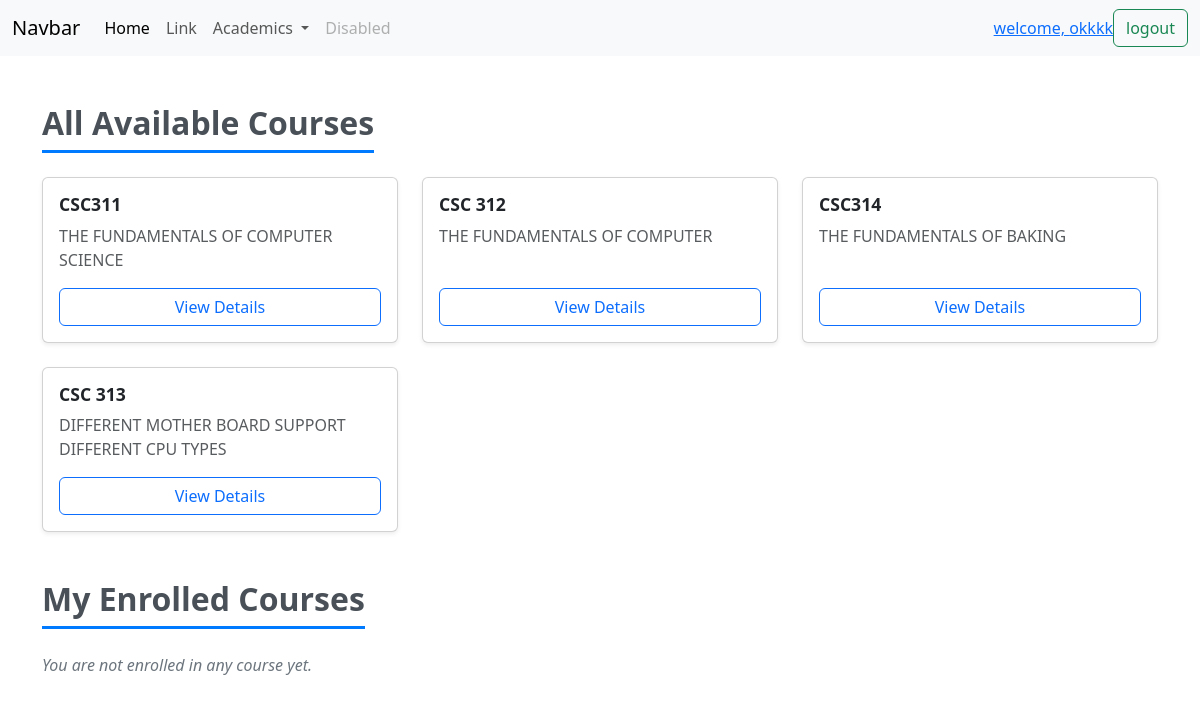
/courses (signed in), run on the app's committed database.
### Course/models.py (models this page shows, shortened)
class Course(models.Model):
    title = models.CharField(max_length=200)
    description = models.TextField(unique=True)
    student = models.ManyToManyField(Student,related_name='courses')

### Course/views.py (the view)
# urls.py: path('courses',views.courses,name='courses'),
@login_required
def courses(request):
    p = Course.objects.all()
    student = get_object_or_404(Student, user=request.user)
    context = {
        'p': p,
        'student': student,
    }
    return render(request, 'courses.html', context)

### Course/templates/courses.html (shortened to what this page needs)
<!DOCTYPE html>
<html lang="en">
<head>
    <link href="https://cdn.jsdelivr.net/npm/bootstrap@5.3.3/dist/css/bootstrap.min.css" rel="stylesheet">
</head>
<body>
{% extends 'base.html' %}
{% block content %}
<div class="container my-5">
    <div class="mb-5">
        <h2 class="section-title mb-4">All Available Courses</h2>
        {% if p %}
            <div class="row row-cols-1 row-cols-md-2 row-cols-lg-3 g-4">
                {% for c in p %}
                    <div class="col">
                        <div class="card h-100 course-card shadow-sm">
                            <div class="card-body d-flex flex-column">
                                <h5 class="card-title">{{ c.title }}</h5>
                                <p class="card-text text-muted flex-grow-1">
                                    {{ c.description|truncatewords:20 }}
                                </p>
                                <a href="{% url 'course_description' course_id=c.id %}"
                                   class="btn btn-outline-primary mt-auto">
                                    View Details
                                </a>
                            </div>
                        </div>
                    </div>
                {% endfor %}
            </div>
        {% else %}
            <p class="empty-state">No courses are currently available.</p>
        {% endif %}
    </div>
    <div class="mt-5">
        <h2 class="section-title mb-4">My Enrolled Courses</h2>
        {% if student.courses.exists %}
            <div class="row row-cols-1 row-cols-md-2 row-cols-lg-3 g-4">
                {% for c in student.courses.all %}
                    <div class="col">
                        <div class="card h-100 course-card border-success shadow">
                            <div class="card-body d-flex flex-column">
                                <h5 class="card-title text-success">
                                    {{ c.title }}
                                </h5>
                                <p class="card-text text-muted flex-grow-1">
                                    {{ c.description|truncatewords:15 }}
                                </p>
                                <div class="mt-auto">
                                    <span class="badge bg-success mb-2">Enrolled</span>
                                    <br>
                                    <a href="{% url 'course_description' course_id=c.id %}"
                                       class="btn btn-success btn-sm">
                                        Go to Course
                                    </a>
                                </div>
                            </div>
                        </div>
                    </div>
                {% endfor %}
            </div>
        {% else %}
            <p class="empty-state">You are not enrolled in any course yet.</p>
        {% endif %}
    </div>
</div>
{% endblock %}

### Course/templates/base.html (shortened to what this page needs)
<!DOCTYPE html>
<html lang="en">
<head>
    <link href="https://cdn.jsdelivr.net/npm/bootstrap@5.3.8/dist/css/bootstrap.min.css" rel="stylesheet">
</head>
<body>
    <nav class="navbar navbar-expand-lg bg-body-tertiary">
    <div class="container-fluid">
        <a class="navbar-brand" href="#">Navbar</a>
        <div class="collapse navbar-collapse" id="navbarSupportedContent">
        <ul class="navbar-nav me-auto mb-2 mb-lg-0">
            <li class="nav-item">
            <a class="nav-link active" aria-current="page" href="{% url 'home' %}">Home</a>
            </li>
            <li class="nav-item">
            <a class="nav-link" href="#">Link</a>
            </li>
            <li class="nav-item dropdown">
            <a class="nav-link dropdown-toggle" href="#" role="button" data-bs-toggle="dropdown" aria-expanded="false">
                Academics
            </a>
            </li>
            <li class="nav-item">
            <a class="nav-link disabled" aria-disabled="true">Disabled</a>
            </li>
        </ul>
         {% if user.is_authenticated %}
         <div>
           <a class="nav-item" href="#">welcome, {{user.username}}</a></div>
        <form class="d-flex" role="search">
            <a href="{% url 'logout' %}" class="btn btn-outline-success">  logout</a>
        </form>
          {% else %}
         <form class="d-flex" role="search">
            <a href="{% url 'login' %}" class="btn btn-outline-success" >  login</a>
        </form>
            {% endif %}
        </div>
    </div>
    </nav>
    {% block content %}
    {% endblock %}
</body>
</html>

### Course/templates/courses.html (style rules this page uses)
.course-card { transition: transform 0.2s, box-shadow 0.2s; border: none; border-radius: 12px; overflow: hidden; }
.card-title { font-size: 1.1rem; font-weight: 600; color: #2c3e50; }
.section-title { font-weight: 700; color: #495057; border-bottom: 3px solid #007bff; padding-bottom: 8px; display: inline-block; }
.empty-state { font-style: italic; color: #6c757d; }

### data on the page
Course: title "CSC311", description "THE FUNDAMENTALS OF COMPUTER SCIENCE"
Course: title "CSC 312", description "THE FUNDAMENTALS OF COMPUTER"
Course: title "CSC314", description "THE FUNDAMENTALS OF BAKING"
Course: title "CSC 313", description "DIFFERENT MOTHER BOARD SUPPORT DIFFERENT CPU TYPES"

### other printed values
{{ user.username }} "okkkk"
